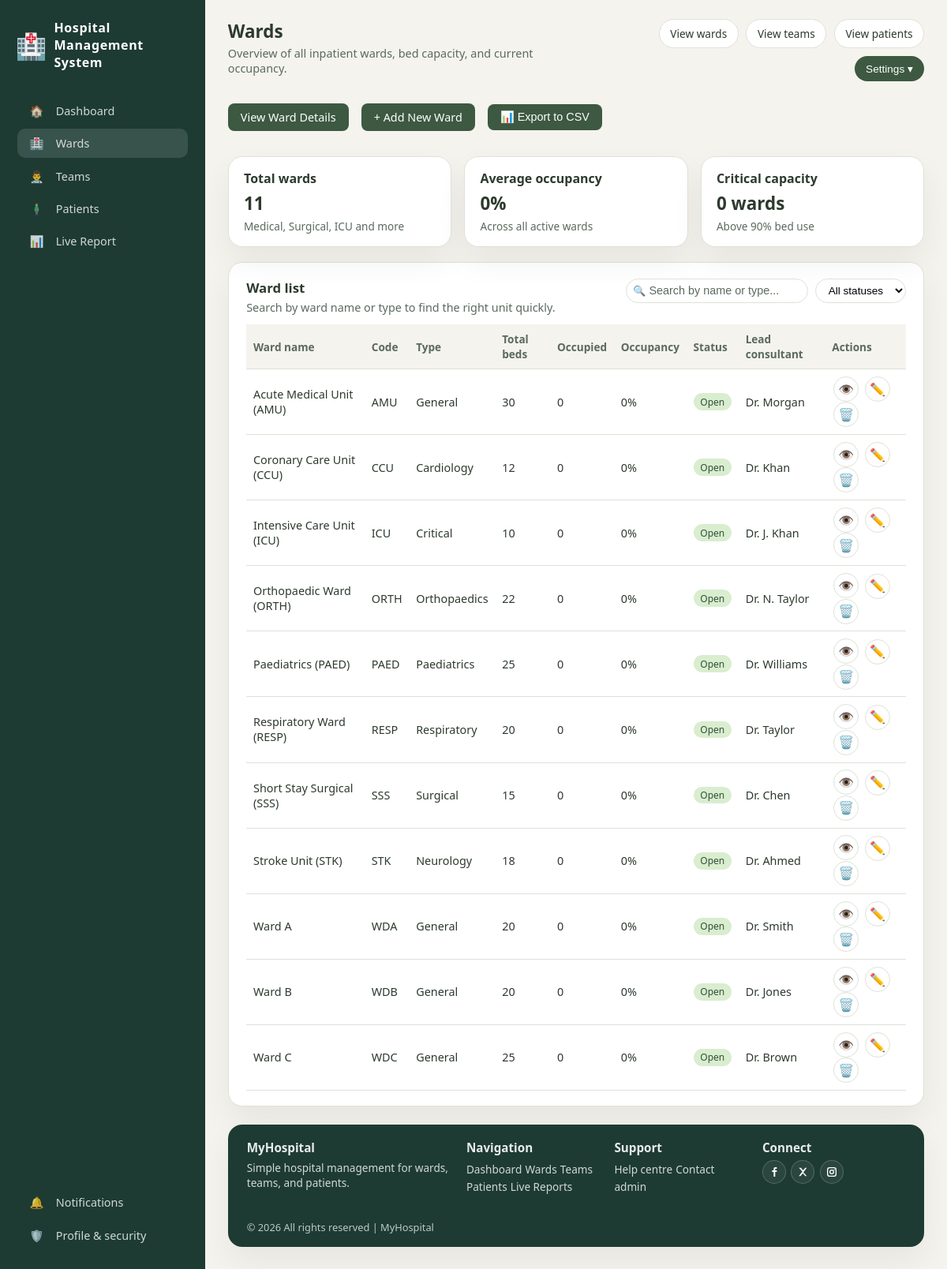
Before: /wards (signed in) with the older database file.
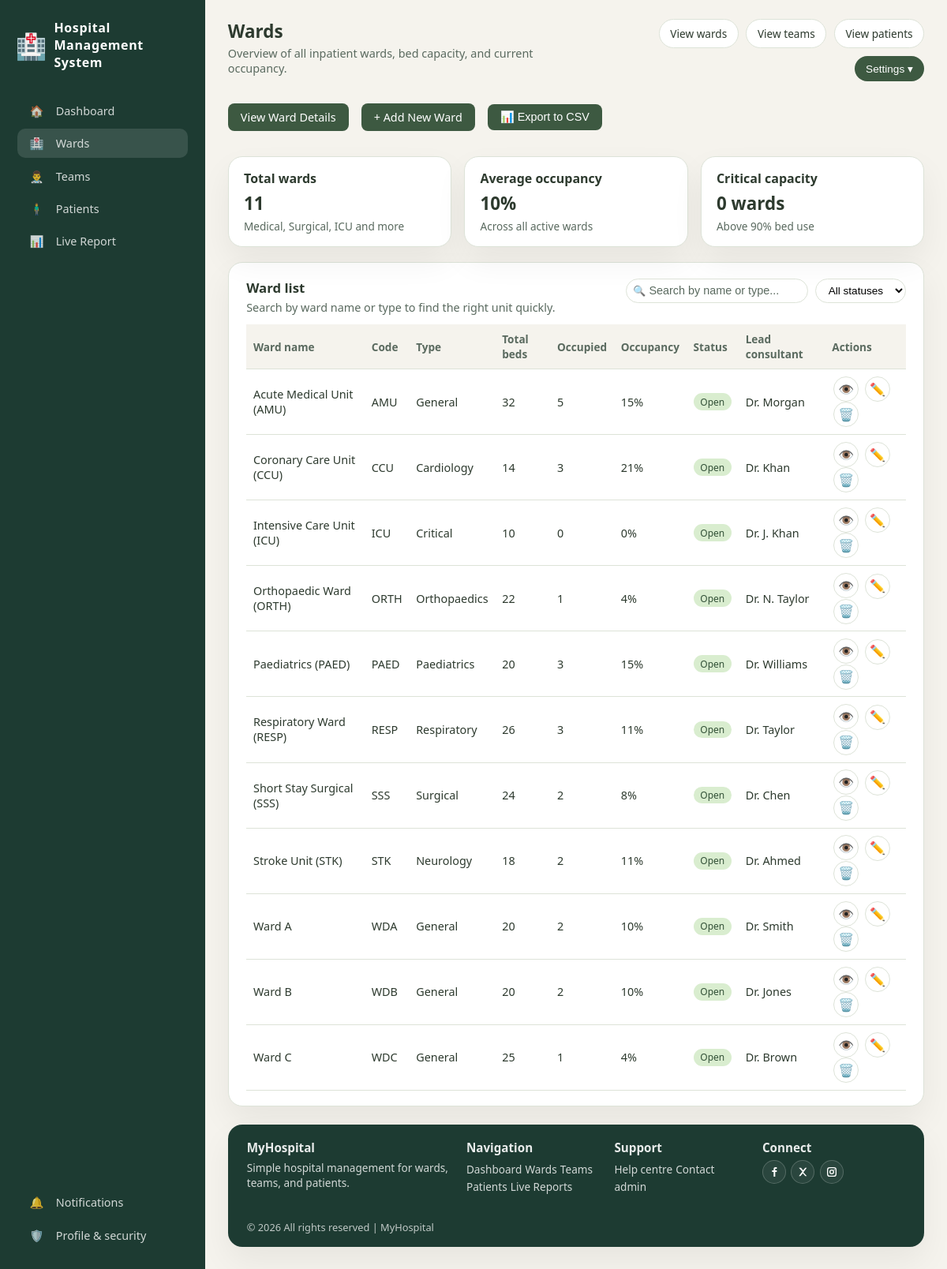
After: the same page with the newer database file.
### tables this page shows
CREATE TABLE wards (
            id INTEGER PRIMARY KEY AUTOINCREMENT,
            name TEXT NOT NULL,
            code TEXT,
            type TEXT,
            capacity INTEGER NOT NULL,
            occupied INTEGER DEFAULT 0,
            lead_consultant TEXT,
            status TEXT DEFAULT 'active',
            gender_type TEXT DEFAULT 'Mixed',
            created_at TIMESTAMP DEFAULT CURRENT_TIMESTAMP
        );

### app.py (the view)
@app.route("/wards")
@login_required
def wards_page():
    conn = get_db_connection()
    wards = conn.execute("""
        SELECT id, name, code, type, capacity, occupied, lead_consultant, status, gender_type
        FROM wards ORDER BY name
    """).fetchall()
    ward_patients = {}
    for ward in wards:
        patients = conn.execute(
            "SELECT id, name, gender, age, diagnosis, bed FROM patients WHERE ward_id = ? AND status='Active'",
            (ward['id'],)
        ).fetchall()
        ward_patients[ward['id']] = patients
    total_wards = len(wards)
    total_occupancy = 0
    valid_wards = 0
    critical_wards = 0
    for ward in wards:
        if ward["capacity"] > 0:
            occupancy = (ward["occupied"] / ward["capacity"]) * 100
            total_occupancy += occupancy
            valid_wards += 1
            if occupancy >= 90:
                critical_wards += 1
    avg_occupancy = round(total_occupancy / valid_wards) if valid_wards > 0 else 0
    ward_stats = {
        "total_wards": total_wards,
        "avg_occupancy": avg_occupancy,
        "critical_wards": critical_wards,
    }
    conn.close()
    return render_template("wards.html", wards=wards, ward_patients=ward_patients, stats=ward_stats)

### app.py (called while the page is built)
@app.context_processor
def inject_user():
    return dict(user_role=session.get('role'), user_id=session.get('user_id'))

def login_required(f):
    @wraps(f)
    def decorated(*args, **kwargs):
        if not session.get("user_id"):
            return redirect(url_for("login_page"))
        return f(*args, **kwargs)
    return decorated

def get_db_connection():
    conn = sqlite3.connect(DATABASE_PATH)
    conn.row_factory = sqlite3.Row
    return conn

### templates/wards.html (shortened to what the changed rows need)
{% extends "base.html" %}
{% block extra_css %}
<link rel="stylesheet" href="/static/css/wards.css">
{% endblock %}
{% block page_title %}Wards{% endblock %}
{% block content %}
<section class="summary-row">
  <article class="summary-card">
    <h2>Total wards</h2>
  </article>
  <article class="summary-card">
    <h2>Average occupancy</h2>
    <p class="summary-value">{{ stats.avg_occupancy if stats else 0 }}%</p>
    <p class="summary-label">Across all active wards</p>
  </article>
  <article class="summary-card">
    <h2>Critical capacity</h2>
  </article>
</section>
<section class="table-card">
  <div class="table-card-header">
    <div>
      <h2>Ward list</h2>
    </div>
  </div>
  <div class="table-scroll">
    <table class="data-table" id="wardsTable">
      <thead>
        <tr>
          <th>Ward name</th>
          <th>Code</th>
          <th>Type</th>
          <th>Total beds</th>
          <th>Occupied</th>
          <th>Occupancy</th>
          <th>Status</th>
          <th>Lead consultant</th>
          <th>Actions</th>
        </tr>
      </thead>
      <tbody>
        {% for ward in wards %}
        <tr>
          <td data-label="Ward name">{{ ward.name }}</td>
          <td data-label="Code">{{ ward.code }}</td>
          <td data-label="Type">{{ ward.type }}</td>
          <td data-label="Total beds">{{ ward.capacity }}</td>
          <td data-label="Occupied">{{ ward.occupied }}</td>
          <td data-label="Occupancy">
            {% if ward.capacity > 0 %}
            {{ (ward.occupied / ward.capacity * 100) | int }}%
            {% else %}0%{% endif %}
          </td>
          <td data-label="Status">
            {% set occupancy_percent = (ward.occupied / ward.capacity * 100) if ward.capacity > 0 else 0 %}
            {% if occupancy_percent >= 90 %}
            <span class="badge critical">Critical</span>
            {% elif occupancy_percent >= 75 %}
            <span class="badge warning">Limited</span>
            {% else %}
            <span class="badge ok">Open</span>
            {% endif %}
          </td>
          <td data-label="Lead consultant">{{ ward.lead_consultant or 'Not assigned' }}</td>
          <td data-label="Actions">
            <a href="/ward/{{ ward.id }}" class="btn-action btn-view" title="View Details">👁️</a>
            {% if user_role == 'admin' %}
            <button onclick="editWard(this)" data-ward-id="{{ ward.id }}" data-ward-name="{{ ward.name }}"
              data-ward-code="{{ ward.code }}" data-ward-type="{{ ward.type }}" data-ward-capacity="{{ ward.capacity }}"
              data-ward-occupied="{{ ward.occupied }}" data-ward-consultant="{{ ward.lead_consultant or '' }}"
              data-ward-gender="{{ ward.gender_type }}" class="btn-action btn-edit" title="Edit">✏️</button>
            <button onclick="deleteWard(this)" data-ward-id="{{ ward.id }}" data-ward-name="{{ ward.name }}"
              class="btn-action btn-delete" title="Delete">🗑️</button>
            {% endif %}
          </td>
        </tr>
        {% else %}
        <tr>
          <td colspan="9" style="text-align: center; padding: 2rem; color: var(--text-muted);">
            No wards found. Click "Add New Ward" to create your first ward.
          </td>
        </tr>
        {% endfor %}
      </tbody>
    </table>
  </div>
</section>
<br>
{% endblock %}

Changed rows visible on the page:
changed wards "Acute Medical Unit (AMU)": capacity "30" → "32"; occupied "0" → "5"; (ward.occupied/ward.capacity*100)|int "0" → "15"
changed wards "Coronary Care Unit (CCU)": capacity "12" → "14"; occupied "0" → "3"; (ward.occupied/ward.capacity*100)|int "0" → "21"
changed wards "Orthopaedic Ward (ORTH)": occupied "0" → "1"; (ward.occupied/ward.capacity*100)|int "0" → "4"
changed wards "Paediatrics (PAED)": capacity "25" → "20"; occupied "0" → "3"; (ward.occupied/ward.capacity*100)|int "0" → "15"
changed wards "Respiratory Ward (RESP)": capacity "20" → "26"; occupied "0" → "3"; (ward.occupied/ward.capacity*100)|int "0" → "11"
changed wards "Short Stay Surgical (SSS)": capacity "15" → "24"; occupied "0" → "2"; (ward.occupied/ward.capacity*100)|int "0" → "8"
changed wards "Stroke Unit (STK)": occupied "0" → "2"; (ward.occupied/ward.capacity*100)|int "0" → "11"
changed wards "Ward A": occupied "0" → "2"; (ward.occupied/ward.capacity*100)|int "0" → "10"
changed wards "Ward B": occupied "0" → "2"; (ward.occupied/ward.capacity*100)|int "0" → "10"
changed wards "Ward C": occupied "0" → "1"; (ward.occupied/ward.capacity*100)|int "0" → "4"
Other visible differences:
{{ stats.avg_occupancy if stats else 0 }}: "0" → "10"
